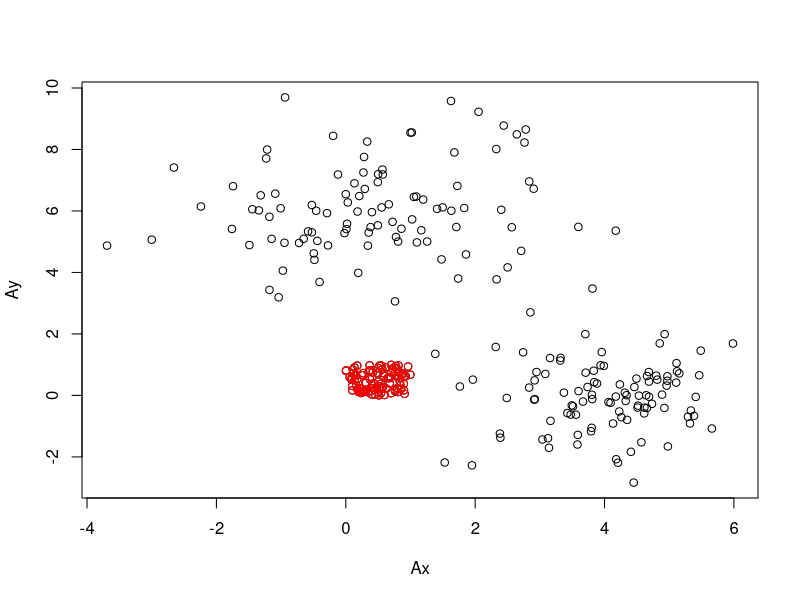

Generate this figure with R: (Note: this script raises an error after producing the figure.)
Ax<-runif(100, 0, 1)
Ay<-runif(100, 0, 1)

Bx<-rnorm(100, 4, 1)
By<-rnorm(scale(100, 4, 1))

Cx<-rnorm(100, 0.5, sqrt(2))
Cy<-rnorm(100, 6, sqrt(2))

A<-matrix(nrow = 300, ncol = 2)

for(i in 1:100) {
  A[i, 1]<-Ax[i]
  A[i, 2]<-Ay[i]
  A[i+100, 1]<-Bx[i]
  A[i+100, 2]<-By[i]
  A[i+200, 1]<-Cx[i]
  A[i+200, 2]<-Cy[i]
}

A<-rbind(cbind(Ax, Ay), cbind(Bx, By), cbind(Cx, Cy))
plot(A)
points(Ax, Ay, col="red")
points(Bx, By, col="blue")
points(Cx, Cy, col="green")

D<-dist(A, method = "euclidean")
D<-as.matrix(D)

#A<-cbind(c(0,0,0.25,4,4.5,5), c(1,1.5,1,2,3,1))
rownames(A)<-c(1:nrow(A))
#D<-dist(A, method = "euclidean")
#D<-as.matrix(D)

while(nrow(D) >= 4) {
  min<-D[2,1]
  di<-2
  dj<-1
  for(i in 2:nrow(D)) {
    for(j in 1:(i-1)) {
      if(min > D[i, j]) {
        min<-D[i, j]
        di<-i
        dj<-j
      }
    }
  }
  moyX<-(A[di,1] + A[dj,1]) / 2
  moyY<-(A[di,2] + A[dj,2]) / 2
  A[dj,1]<-moyX
  A[dj,2]<-moyY
  rownames(A)[dj]<-paste(rownames(A)[dj], rownames(A)[di])
  A<-A[-di,]
  D<-dist(A, method = "euclidean")
  D<-as.matrix(D)
}
rownames(A)
points(A, col="purple")